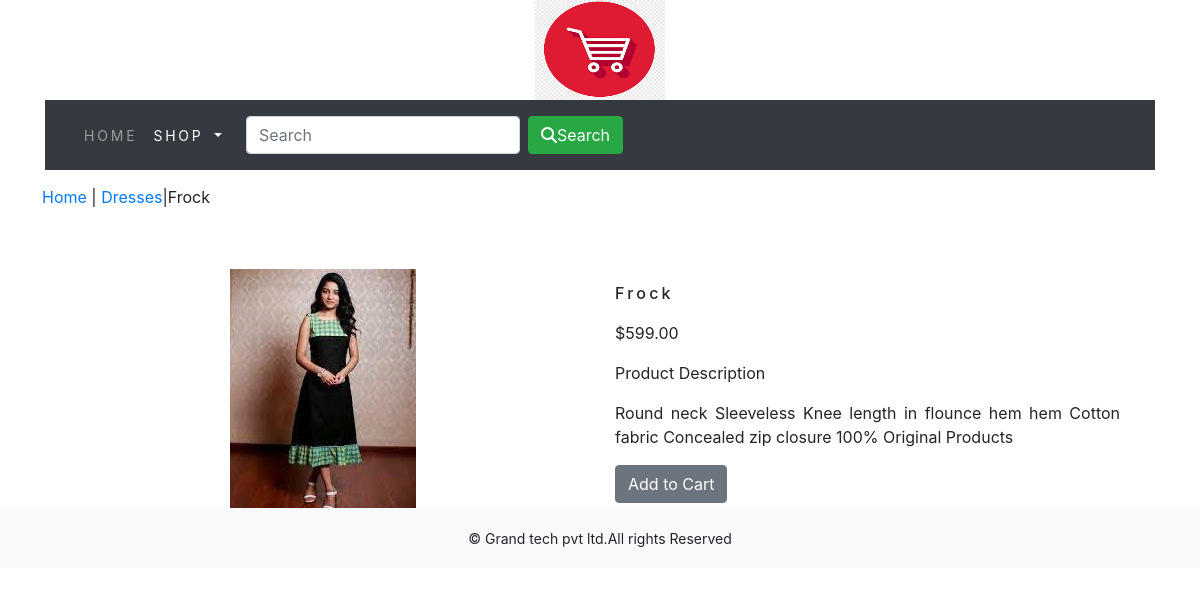
The page /shop/dresses/frock/ on the database its author committed.
### shop/models.py (models this page shows, shortened)
class Product(models.Model):
    name = models.CharField(max_length=250, unique=True)
    slug = models.SlugField(max_length=250, unique=True)
    description = models.TextField(blank=True)
    price = models.DecimalField(max_digits=10, decimal_places=2)
    category = models.ForeignKey(Category, on_delete=models.CASCADE)
    image = models.ImageField(upload_to='product', blank=True)
    stock = models.IntegerField()
    available = models.BooleanField(default=True)
    created = models.DateTimeField(auto_now_add=True)
    updated = models.DateTimeField(auto_now=True)
    class Meta:
        ordering = ('name',)
        verbose_name = 'product'
        verbose_name_plural = 'products'

class Category(models.Model):
    name = models.CharField(max_length=250,unique=True)
    slug = models.SlugField(max_length=250,unique=True)
    description = models.TextField(blank=True)
    image = models.ImageField(upload_to='category', blank=True)
    class Meta:
        ordering = ('name',)
        verbose_name = 'category'
        verbose_name_plural = 'categories'
    def get_url(self):
        return reverse('shop:products_by_category', args=[self.slug])
    def __str__(self):
        return '{}'.format(self.name)

### shop/views.py (the view)
# urls.py: path('<slug:c_slug>/<slug:product_slug>/', views.proDetail, name='prodCatdetail'),
def proDetail(request,c_slug,product_slug):
    try:
        product=Product.objects.get(category__slug = c_slug, slug=product_slug)
    except Exception as e:
        raise e
    return render(request, 'product.html', {'product': product})

### cart/context_processors.py (called while the page is built)
def counter(request):
    item_count = 0
    if 'admin' in request.path:
        return {}
    else:
        try:
            cart = Cart.objects.filter(cart_id=_cart_id(request))
            car_items = CartItem.objects.all().filter(cart=cart[:1])
            for cart_item in car_items:
                item_count += cart_item.quantity
        except Cart.DoesNotExist:
            item_count = 0
    return dict(item_count=item_count)

### cart/views.py (called while the page is built)
def _cart_id(request):
    cart = request.session.session_key
    if not cart:
        cart = request.session.create()
    return cart

### shop/context_processors.py (called while the page is built)
def menu_links(request):
    links = Category.objects.all()
    return dict(links=links)

### templates/product.html (shortened to what this page needs)
{% extends 'base.html' %}
{% load static %}
{% block content %}
<div class="row my_prod_row_class">
    <div class="mx_auto">
        <p> <a href="{% url 'shop:allProdCat' %}">Home</a> | <a href="{{product.category.get_url}}">{{product.category}}</a>|{{product.name}}</p>
    </div>
</div>
<div class="container">
<br>
<div class="row">
    <div class="col-12 col-sm-12 col-md-12 col-lg-6 text-center">
        <div style="min-width:18rem">
            <img src="{{product.image.url}}" alt="{{product.name}}">
        </div>
    </div>
        <div class="col-12 col-sm-12 col-md-12 col-lg-6">
            <div>
            <h1 class="my_prod_title"> {{product.name}}</h1>
            <p>${{product.price}}</p>
            <p class="my_title"> Product Description </p>
            <p class="text-justify my_prod_text">{{product.description}}</p>
            {% if product.stock <= 0 %}
            <p class="text-justify my_prod_text"><b>Out of stock</b></p>
            {% else %}
            <a class="btn btn-secondary" href="{% url 'cart:add_cart' product.id %}">Add to Cart</a>
            {% endif %}
            </div>
        </div>
</div>
</div>
{% endblock %}

### static/css/custom.css (style rules this page uses)
body { font-family: 'Roboto', sans-serif; }
.my_prod_row_class { padding-top:15px; padding-bottom:20px; }
.my_prod_title { font-size:16px; text_transform:uppercase; letter-spacing:.2em; padding-top:15px; padding-bottom:10px; }
.my_prod_text { padding-right:20px; }

### rows shown on the page
Product: category "Dresses", name "Frock", image (picture), price "599.00", description "Round neck Sleeveless Knee length in flounce hem hem Cotton fabric Concealed zip closure 100% Original Products"
